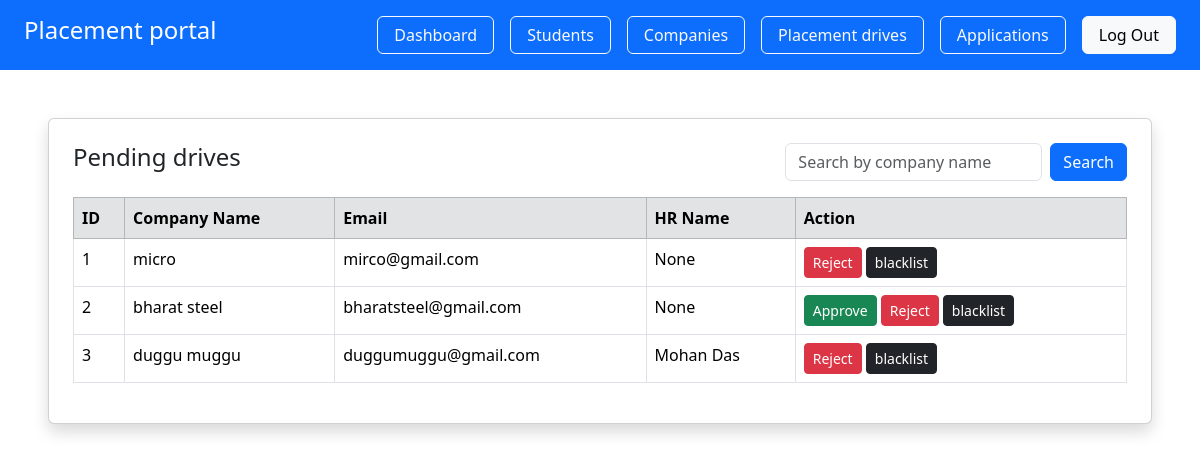
The app's page /admin/companies (signed in), older data.
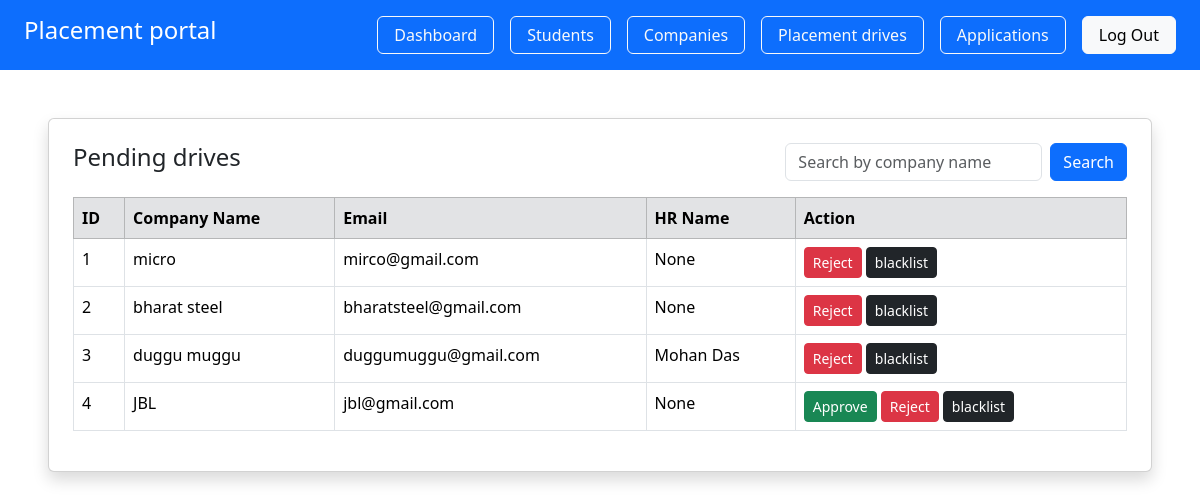
The same page, newer data.
### app/models.py (models this page shows, shortened)
class Company(db.Model):
     __tablename__ = "companies"
     id = db.Column(db.Integer, primary_key=True)
     user_id = db.Column(db.Integer, db.ForeignKey("users.id"), nullable=False)
     company_name = db.Column(db.String(150), nullable=False)
     hr_name = db.Column(db.String(100))
     website = db.Column(db.String(150))
     approval_status = db.Column(db.String(20), default="pending")
     is_blacklisted = db.Column(db.Boolean, default=False)
     user = db.relationship("User", backref=db.backref("company", uselist=False),uselist=False)

class User(UserMixin, db.Model):
     __tablename__ = "users"
     id = db.Column(db.Integer, primary_key=True)
     email = db.Column(db.String(120) , unique=True, nullable=False)
     password = db.Column(db.String(120) , nullable=False)
     role = db.Column(db.String(20), nullable=False)
     is_active = db.Column(db.Boolean, default=True)
     created_at = db.Column(db.DateTime, default=datetime.utcnow)

### app/admin/routes.py (the view)
@admin.route('/admin/companies')
@login_required
def companies():
     if current_user.role != 'admin':
        abort(403)
     search = request.args.get('search')
     if search:
         companies = Company.query.filter(
             Company.company_name.ilike(f"%{search}%")
         ).all()
     else:
         companies = Company.query.all()
     return render_template('admin/navigators/companies.html', companies=companies)

### app/__init__.py (called while the page is built)
@login_manager.user_loader
def load_user(user_id):
    from app.models import User
    return User.query.get(int(user_id))

### app/templates/admin/navigators/companies.html
{% extends 'base.html' %}
{% block content %}
<div class="card shadow p-4 mt-5 mx-5">
    <div class="d-flex justify-content-between">
          <h4>Pending drives</h4>
          <form method="GET" action="{{ url_for('admin.companies') }}" class="d-flex">
               <input type="text" name="search" placeholder="Search by company name" class="form-control me-2" value="{{ request.args.get('search','') }}">
               <button class="btn btn-primary">Search</button>
          </form>
    </div>
    {% if companies %}
    <table class="table table-bordered mt-3">
        <thead class="table-secondary">
            <tr>
                <th>ID</th>
                <th>Company Name</th>
                <th>Email</th>
                <th>HR Name</th>
                <th>Action</th>
            </tr>
        </thead>
        <tbody>
            {% for company in companies %}
            <tr>
                <td>{{ company.id }}</td>
                <td>{{ company.company_name }}</td>
                <td>{{ company.user.email }}</td>
                <td>{{ company.hr_name }}</td>
                <td>
                    {% if company.approval_status != 'approved'  %}
                         <a href="/admin/approve/{{ company.id }}"class="btn btn-success btn-sm">Approve</a>
                    {% endif %}
                    {% if company.approval_status != 'rejected'  %}
                         <a href="/admin/reject/{{ company.id }}" class="btn btn-danger btn-sm">Reject</a>
                    {% endif %}
                    {% if company.approval_status != 'blacklisted'  %}
                         <a href="/admin/blacklist/{{ company.id }}" class="btn btn-dark btn-sm">blacklist</a>
                    {% endif %}
                </td>
            </tr>
            {% endfor %}
        </tbody>
    </table>
    {% else %}
        <p class="text-muted">No pending companies</p>
    {% endif %}
</div>
{% endblock %}

Row changes from the older to the newer data that the page shows:
changed Company "bharat steel": no longer shows "Approve"
added Company: id "4", company_name "JBL", user.email "jbl@gmail.com", hr_name "None"
